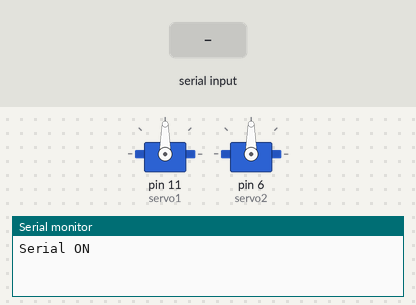
A sketch run on a simulated Arduino Mega 2560, built with avr-gcc and run on an emulated ATmega2560. Shown: 2 × servo, the last lines printed to the serial monitor. The inputs (shaded band) are chosen by the test bench.

Above: at 6.0 s.
6.1 s: "A" received over Serial
At 7.3 s:
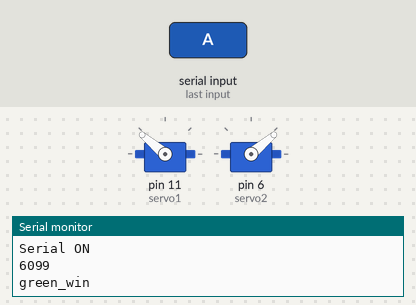
At 7.69 s:
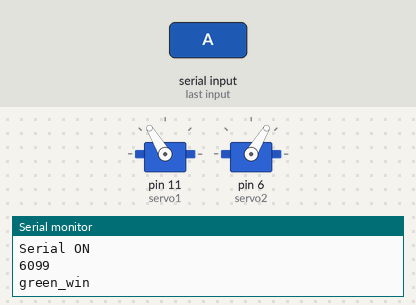
9.1 s: "C" received over the second serial link
At 11.25 s:
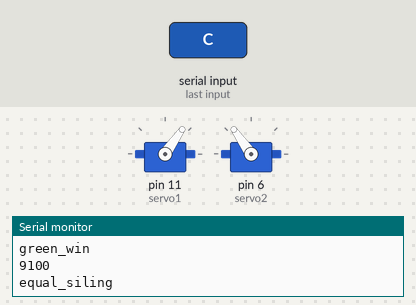
At 11.9 s:
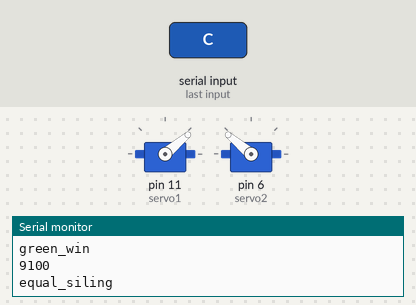
12.1 s: byte 75 ('K') received over Serial
15.1 s: byte 76 ('L') received over Serial
18.1 s: "B" received over Serial
21.1 s: "D" received over the second serial link
Timing chart, 0 to 25.1 s (numbered marks = the images above; inputs shaded):
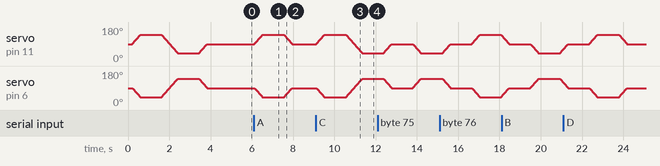

Measured:
- after the input at 6.1 s, servo on pin 11 (servo1): rises from 90° to 140° in 0.41 s, then falls to 90° in 1.4 s
- after the input at 9.1 s, servo on pin 11 (servo1): rises from 90° to 140° in 0.41 s, then falls to 40° in 1.8 s

The sketch:

Servo_and_Speaker_Driver.ino
```cpp
//舵机的棕色线接GND，红色线接5V，黄色线为信号线，接PWM6或11
//语音模块的黑色线接GND，红色线接5V，黄色线为TX，接22，白色线为RX，接23
//USB转TTL接硬件串口1
//蓝牙模块接硬件串口2

#include <Servo.h>
#include <SoftwareSerial.h>

SoftwareSerial mySerial_speaker(22, 23); //使用软件串口，模块TX接D22，RX接D23

Servo servo1;                    //定义Servo对象来控制
Servo servo2;                    //定义Servo对象来控制
int left_angle = 140;             //向左倾斜对应的舵机角度
int right_angle = 40;           //向右倾斜对应的舵机角度
int origin_angle = 90;           //初始角度
int now_angle = 90;              //现在角度

char Chinese_welcome[40] = {char(0xBB), char(0xB6), char(0xD3), char(0xAD), char(0xCA), char(0xB9), char(0xD3), char(0xC3), char(0xD6), char(0xC7), char(0xC4), char(0xDC), char(0xBE), char(0xFC), char(0xC6), char(0xEC), char(0xD6), char(0xFA), char(0xCA), char(0xD6)}; //欢迎使用智能军旗助手
char Chinese_gw[20] = {char(0xC2), char(0xCC), char(0xB7), char(0xBD), char(0xBB), char(0xF1), char(0xCA), char(0xA4)};                                                                                                                                                      //绿方获胜
char Chinese_rw[20] = {char(0xBA), char(0xEC), char(0xB7), char(0xBD), char(0xBB), char(0xF1), char(0xCA), char(0xA4)};                                                                                                                                                      //红方获胜
char Chinese_es[20] = {char(0xCB), char(0xAB), char(0xB7), char(0xBD), char(0xCB), char(0xBE), char(0xC1), char(0xEE), char(0xD5), char(0xF3), char(0xCD), char(0xF6)};                                                                                                      //双方司令阵亡
char Chinese_rskbz[20] = {char(0xBA), char(0xEC), char(0xB7), char(0xBD), char(0xCB), char(0xBE), char(0xC1), char(0xEE), char(0xB1), char(0xBB), char(0xD5), char(0xA8), char(0xCB), char(0xC0)};                                                                           //红方司令被炸死
char Chinese_gskbz[20] = {char(0xC2), char(0xCC), char(0xB7), char(0xBD), char(0xCB), char(0xBE), char(0xC1), char(0xEE), char(0xB1), char(0xBB), char(0xD5), char(0xA8), char(0xCB), char(0xC0)};                                                                           //绿方司令被炸死
char Chinese_equal[20] = {char(0xCB), char(0xAB), char(0xB7), char(0xBD), char(0xC6), char(0xE5), char(0xD7), char(0xD3), char(0xD5), char(0xF3), char(0xCD), char(0xF6)};                                                                                                   //双方棋子阵亡
char Chinese_rskbd[20] = {char(0xBA), char(0xEC), char(0xB7), char(0xBD), char(0xCB), char(0xBE), char(0xC1), char(0xEE), char(0xD5), char(0xF3), char(0xCD), char(0xF6)};                                                                                                   //红方司令阵亡
char Chinese_gskbd[20] = {char(0xC2), char(0xCC), char(0xB7), char(0xBD), char(0xCB), char(0xBE), char(0xC1), char(0xEE), char(0xD5), char(0xF3), char(0xCD), char(0xF6)};                                                                                                   //绿方司令阵亡
char Chinese_rkg[20] = {char(0xC2), char(0xCC), char(0xB7), char(0xBD), char(0xC6), char(0xE5), char(0xD7), char(0xD3), char(0xD5), char(0xF3), char(0xCD), char(0xF6)};                                                                                                     //绿方棋子阵亡
char Chinese_gkr[20] = {char(0xBA), char(0xEC), char(0xB7), char(0xBD), char(0xC6), char(0xE5), char(0xD7), char(0xD3), char(0xD5), char(0xF3), char(0xCD), char(0xF6)};                                                                                                     //红方棋子阵亡

char inputChar = 'Z';
char lastChar = 'Y';
const int DELAY_TIME = 1000;
unsigned long pMillis = 0;  //过去时间
unsigned long cMillis = 0;  //当前时间
const long ival = 25000;  // 响应间隔时间

void SYN_FrameInfo(uint8_t Music, char *HZdata);
void Servo_Syn_Write(int angle);

void setup()
{
  Serial.begin(9600); //设置串口波特率9600
  Serial.println("Serial ON");

  Serial1.begin(9600); //设置串口波特率9600
  Serial1.println("Serial ON");

  Serial2.begin(9600); //设置串口波特率9600
  Serial2.println("Serial ON");

  servo1.attach(11); // 控制线连接数字11
  servo2.attach(6); // 控制线连接数字6

  mySerial_speaker.begin(9600);
  mySerial_speaker.print("<S>2"); //设置语速2，（1-3级可调）
  delay(50);
  mySerial_speaker.print("<V>5"); //设置音量3，（1-6级可调，声音过大会失真）
  delay(50);
  SYN_FrameInfo(0, Chinese_welcome); //播放“欢迎使用智能军旗助手”
  Servo_Syn_Write(origin_angle);     //舵机角度初始化
  delay(50);
  //清空棋子
  Servo_Syn_Write(left_angle); //先向左倾斜
  now_angle = left_angle;
  delay(DELAY_TIME);
  Servo_Syn_Write(right_angle); //再向右倾斜
  now_angle = right_angle;
  delay(DELAY_TIME);
  Servo_Syn_Write(origin_angle); //回到初始角度
  now_angle = origin_angle;
  delay(DELAY_TIME);
  while(Serial.available())
  {
    cMillis = millis();
    if (cMillis - pMillis > 6000)
    {
      pMillis = cMillis;
      break;
    }
  }
}

void loop()
{

  //串口数据读取
  if (Serial.available() || Serial1.available() || Serial2.available())
  {
    cMillis = millis();
    Serial.println(cMillis);

    if (Serial.available())
    {
      inputChar = Serial.read();
    }
    else if (Serial1.available())
    {
      inputChar = Serial1.read();
    }
    else if (Serial2.available())
    {
      inputChar = Serial2.read();
    }

    if ((inputChar == lastChar) && (cMillis - pMillis < ival))
//    if (cMillis - pMillis < ival)
    {
      inputChar = 'Z';
    }
    else
    {
      lastChar = inputChar;
      pMillis = cMillis;

      //收集红方棋子向左倾斜，收集绿方棋子向右倾斜
      if (inputChar == 'A')
      {
        SYN_FrameInfo(0, Chinese_gw); //播放“绿方获胜”
        Serial.println("green_win");
        Servo_Syn_Write(left_angle); //向左倾斜
        now_angle = left_angle;
        delay(DELAY_TIME);
        Servo_Syn_Write(origin_angle); //回到初始角度
        now_angle = origin_angle;
        delay(DELAY_TIME);
      }
      else if (inputChar == 'B')
      {
        SYN_FrameInfo(0, Chinese_rw); //播放“红方获胜”
        Serial.println("red_win");
        Servo_Syn_Write(right_angle); //向右倾斜
        now_angle = right_angle;
        delay(DELAY_TIME);
        Servo_Syn_Write(origin_angle); //回到初始角度
        now_angle = origin_angle;
        delay(DELAY_TIME);
      }
      else if (inputChar == 'C')
      {
        SYN_FrameInfo(0, Chinese_es); //播放“双方司令阵亡”
        Serial.println("equal_siling");
        Servo_Syn_Write(left_angle); //先向左倾斜
        now_angle = left_angle;
        delay(DELAY_TIME);
        Servo_Syn_Write(right_angle); //再向右倾斜
        now_angle = right_angle;
        delay(DELAY_TIME);
        Servo_Syn_Write(origin_angle); //回到初始角度
        now_angle = origin_angle;
        delay(DELAY_TIME);
      }
      else if (inputChar == 'D')
      {
        SYN_FrameInfo(0, Chinese_rskbz); //播放“红方司令被炸死”
        Serial.println("red_siling_killed_by_zhadan");
        Servo_Syn_Write(left_angle); //向左倾斜
        now_angle = left_angle;
        delay(DELAY_TIME);
        Servo_Syn_Write(origin_angle); //回到初始角度
        now_angle = origin_angle;
        delay(DELAY_TIME);
      }
      else if (inputChar == 'E')  //?
      {
        SYN_FrameInfo(0, Chinese_gskbz); //播放“绿方司令被炸死”
        Serial.println("green_siling_killed_by_zhadan");
        Servo_Syn_Write(right_angle); //向右倾斜
        now_angle = right_angle;
        delay(DELAY_TIME);
        Servo_Syn_Write(origin_angle); //回到初始角度
        now_angle = origin_angle;
        delay(DELAY_TIME);
      }
      else if (inputChar == 'F')
      {
        SYN_FrameInfo(0, Chinese_equal); //播放“双方棋子阵亡”
        Serial.println("equal");
        Servo_Syn_Write(left_angle); //先向左倾斜
        now_angle = left_angle;
        delay(DELAY_TIME);
        Servo_Syn_Write(right_angle); //再向右倾斜
        now_angle = right_angle;
        delay(DELAY_TIME);
        Servo_Syn_Write(origin_angle); //回到初始角度
        now_angle = origin_angle;
        delay(DELAY_TIME);
      }
      else if (inputChar == 'G')
      {
        SYN_FrameInfo(0, Chinese_rskbd); //播放“红方司令阵亡”
        Serial.println("red_siling_killed_by_dilei");
        Servo_Syn_Write(left_angle); //向左倾斜
        now_angle = left_angle;
        delay(DELAY_TIME);
        Servo_Syn_Write(origin_angle); //回到初始角度
        now_angle = origin_angle;
        delay(DELAY_TIME);
      }
      else if (inputChar == 'H')
      {
        SYN_FrameInfo(0, Chinese_gskbd); //播放“绿方司令阵亡”
        Serial.println("green_siling_killed_by_dilei");
        Servo_Syn_Write(right_angle); //向右倾斜
        now_angle = right_angle;
        delay(DELAY_TIME);
        Servo_Syn_Write(origin_angle); //回到初始角度
        now_angle = origin_angle;
        delay(DELAY_TIME);
      }
      else if (inputChar == 'I')
      {
        SYN_FrameInfo(0, Chinese_rkg); //播放“绿方棋子阵亡”
        Serial.println("red_kill_green");
        Servo_Syn_Write(right_angle); //向右倾斜
        now_angle = right_angle;
        delay(DELAY_TIME);
        Servo_Syn_Write(origin_angle); //回到初始角度
        now_angle = origin_angle;
        delay(DELAY_TIME);
      }
      else if (inputChar == 'J')
      {
        SYN_FrameInfo(0, Chinese_gkr); //播放“红方棋子阵亡”
        Serial.println("green_kill_red");
        Servo_Syn_Write(left_angle); //向左倾斜
        now_angle = left_angle;
        delay(DELAY_TIME);
        Servo_Syn_Write(origin_angle); //回到初始角度
        now_angle = origin_angle;
        delay(DELAY_TIME);
      }
      else if (inputChar == 'K')
      {
        SYN_FrameInfo(0, Chinese_rkg); //播放“绿方棋子阵亡”
        Serial.println("red_kill_green");
        Servo_Syn_Write(right_angle); //向右倾斜
        now_angle = right_angle;
        delay(DELAY_TIME);
        Servo_Syn_Write(origin_angle); //回到初始角度
        now_angle = origin_angle;
        delay(DELAY_TIME);
      }
      else if (inputChar == 'L')
      {
        SYN_FrameInfo(0, Chinese_gkr); //播放“红方棋子阵亡”
        Serial.println("green_kill_red");
        Servo_Syn_Write(left_angle); //向左倾斜
        now_angle = left_angle;
        delay(DELAY_TIME);
        Servo_Syn_Write(origin_angle); //回到初始角度
        now_angle = origin_angle;
        delay(DELAY_TIME);
      }
      else
      {
        Serial.println("Error: inputChar invalid");
      }
    }
  }
}

void SYN_FrameInfo(uint8_t Music, char *HZdata)
{
  char Frame_Info[100];
  unsigned char HZ_Length;
  unsigned char ecc = 0; //定义校验字节
  unsigned int i = 0;

  HZ_Length = strlen(HZdata);        //需要发送文本的长度
  Frame_Info[0] = 0xFD;              //构造帧头FD
  Frame_Info[1] = 0x00;              //构造数据区长度的高字节
  Frame_Info[2] = HZ_Length + 3;     //构造数据区长度的低字节
  Frame_Info[3] = 0x01;              //构造命令字：合成播放命令
  Frame_Info[4] = 0x00 | Music << 4; //构造命令参数：背景音乐设定
  for (i = 0; i < 5; i++)
  { //依次发送构造好的5个帧头字节
    ecc = ecc ^ (Frame_Info[i]); //对发送的字节进行异或校验
  }
  for (i = 0; i < HZ_Length; i++)
  { //依次发送待合成的文本数据
    ecc = ecc ^ (HZdata[i]); //对发送的字节进行异或校验
  }
  memcpy(&Frame_Info[5], HZdata, HZ_Length);
  Frame_Info[5 + HZ_Length] = ecc;
  for (i = 0; i < 5 + HZ_Length + 1; i++)
  {
    mySerial_speaker.write(Frame_Info[i]);
  }
}

void Servo_Syn_Write(int angle)
{
  int pos;
  //    servo1.write(angle);
  //    servo2.write(180-angle);
  if (angle > now_angle)
  {
    for (pos = now_angle; pos <= angle; pos++)
    {
      servo1.write(pos);
      servo2.write(180 - pos);
      delay(8);
    }
  }
  else if (angle < now_angle)
  {
    for (pos = now_angle; pos >= angle; pos--)
    {
      servo1.write(pos);
      servo2.write(180 - pos);
      delay(8);
    }
  }
}
```
